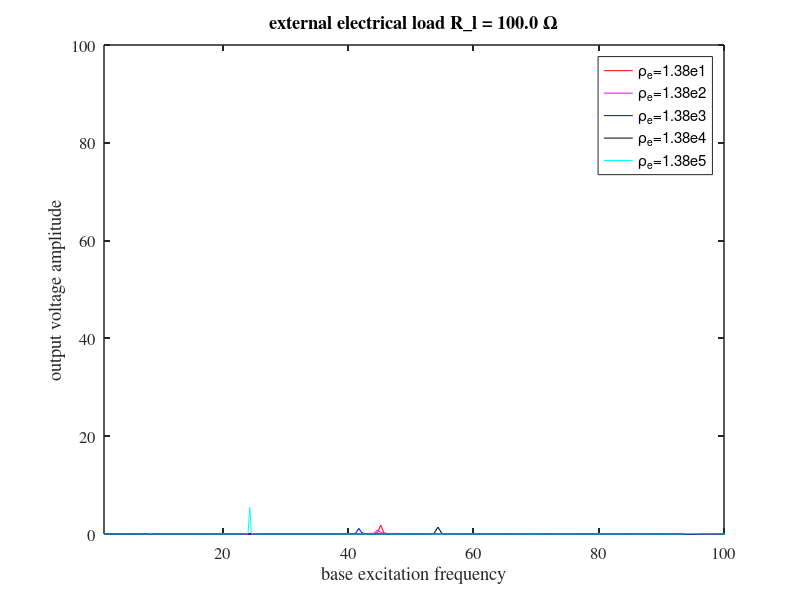

Source code (MATLAB):
clc;clear;close all;



result01 = load('bm_ext_base_lamm_rhoe_1p38e1.mat'); 
vplist01  = result01.Vplist;
result02 = load('bm_ext_base_lamm_rhoe_1p38e2.mat'); 
vplist02  = result02.Vplist;
result03 = load('bm_ext_base_lamm_rhoe_1p38e3.mat'); 
vplist03  = result03.Vplist;
result04 = load('bm_ext_base_lamm_rhoe_1p38e4.mat'); 
vplist04  = result04.Vplist;
result05 = load('bm_ext_base_lamm_rhoe_1p38e5.mat'); 
vplist05  = result05.Vplist;


fr = result01.fr;
Rl = result01.Rl;
xib  = result01.xib;

%% Rl from 1 ohm to 10 Mohm, different lamm or rhoe
% figure(1)
% mesh(fr,Rl,abs(vplist01), 'DisplayName','\rho_e=1.38e1'); hold on
% mesh(fr,Rl,abs(vplist02), 'DisplayName','\rho_e=1.38e2')
% mesh(fr,Rl,abs(vplist03), 'DisplayName','\rho_e=1.38e3')
% mesh(fr,Rl,abs(vplist04), 'DisplayName','\rho_e=1.38e4')
% mesh(fr,Rl,abs(vplist05), 'DisplayName','\rho_e=1.38e5')
% set(gca,'XScale','log');
% set(gca,'YScale','log');
% set(gca,'ZScale','log');
% xlabel('fr');
% ylabel('Rl');
% zlabel('output voltage amplitude');
% set(gca, 'linewidth', 1.1, 'fontsize', 12, 'fontname', 'times')
% set(gcf, 'color', 'w')
% legend('show')
% title('length ratio \lambda\_l = 0.0')

% 
% 
% %% Rl  1 ohm, different laml
% figure(2)
% plot(fr(1,:),abs(vplist00(1,:)),'r', 'DisplayName','\lambda_l=0.0'); hold on
% plot(fr(1,:),abs(vplist01(1,:)),'g', 'DisplayName','\lambda_l=0.1')
% plot(fr(1,:),abs(vplist02(1,:)),'b', 'DisplayName','\lambda_l=0.2')
% plot(fr(1,:),abs(vplist03(1,:)),'k', 'DisplayName','\lambda_l=0.3')
% plot(fr(1,:),abs(vplist04(1,:)),'c', 'DisplayName','\lambda_l=0.4')
% plot(fr(1,:),abs(vplist05(1,:)),'r.-', 'DisplayName','\lambda_l=0.5')
% plot(fr(1,:),abs(vplist06(1,:)),'g.-', 'DisplayName','\lambda_l=0.6')
% plot(fr(1,:),abs(vplist07(1,:)),'b.-', 'DisplayName','\lambda_l=0.7')
% plot(fr(1,:),abs(vplist08(1,:)),'k.-', 'DisplayName','\lambda_l=0.8')
% plot(fr(1,:),abs(vplist09(1,:)),'c.-', 'DisplayName','\lambda_l=0.9')
% plot(fr(1,:),abs(vplist10(1,:)),'y', 'DisplayName','\lambda_l=1.0')
% set(gca,'XScale','log');
% set(gca,'YScale','log');
% xlabel('base excitation frequency');
% ylabel('output voltage amplitude');
% set(gca, 'linewidth', 1.1, 'fontsize', 12, 'fontname', 'times')
% set(gcf, 'color', 'w')
% legend('show')
% title('external electrical load R\_l = 1.0 \Omega')
% 
% 
% %% Rl  10 ohm, different laml
% figure(3)
% plot(fr(1,:),abs(vplist00(2,:)),'r', 'DisplayName','\lambda_l=0.0'); hold on
% plot(fr(1,:),abs(vplist01(2,:)),'g', 'DisplayName','\lambda_l=0.1')
% plot(fr(1,:),abs(vplist02(2,:)),'b', 'DisplayName','\lambda_l=0.2')
% plot(fr(1,:),abs(vplist03(2,:)),'k', 'DisplayName','\lambda_l=0.3')
% plot(fr(1,:),abs(vplist04(2,:)),'c', 'DisplayName','\lambda_l=0.4')
% plot(fr(1,:),abs(vplist05(2,:)),'r.-', 'DisplayName','\lambda_l=0.5')
% plot(fr(1,:),abs(vplist06(2,:)),'g.-', 'DisplayName','\lambda_l=0.6')
% plot(fr(1,:),abs(vplist07(2,:)),'b.-', 'DisplayName','\lambda_l=0.7')
% plot(fr(1,:),abs(vplist08(2,:)),'k.-', 'DisplayName','\lambda_l=0.8')
% plot(fr(1,:),abs(vplist09(2,:)),'c.-', 'DisplayName','\lambda_l=0.9')
% plot(fr(1,:),abs(vplist10(2,:)),'y', 'DisplayName','\lambda_l=1.0')
% set(gca,'XScale','log');
% set(gca,'YScale','log');
% xlabel('base excitation frequency');
% ylabel('output voltage amplitude');
% set(gca, 'linewidth', 1.1, 'fontsize', 12, 'fontname', 'times')
% set(gcf, 'color', 'w')
% legend('show')
% title('external electrical load R\_l = 10.0 \Omega')
% 
% 
% 
%% Rl  100 ohm, different laml
figure(4)
plot(fr(1,:),abs(vplist01(3,:)),'r', 'DisplayName','\rho_e=1.38e1'); hold on
plot(fr(1,:),abs(vplist02(3,:)),'m', 'DisplayName','\rho_e=1.38e2')
plot(fr(1,:),abs(vplist03(3,:)),'b', 'DisplayName','\rho_e=1.38e3')
plot(fr(1,:),abs(vplist04(3,:)),'k', 'DisplayName','\rho_e=1.38e4')
plot(fr(1,:),abs(vplist05(3,:)),'c', 'DisplayName','\rho_e=1.38e5')
% set(gca,'XScale','log');
% set(gca,'YScale','log');
xlim([1,100]);
xlabel('base excitation frequency');
ylabel('output voltage amplitude');
set(gca, 'linewidth', 1.1, 'fontsize', 12, 'fontname', 'times')
set(gcf, 'color', 'w')
legend('show')
title('external electrical load R\_l = 100.0 \Omega')



